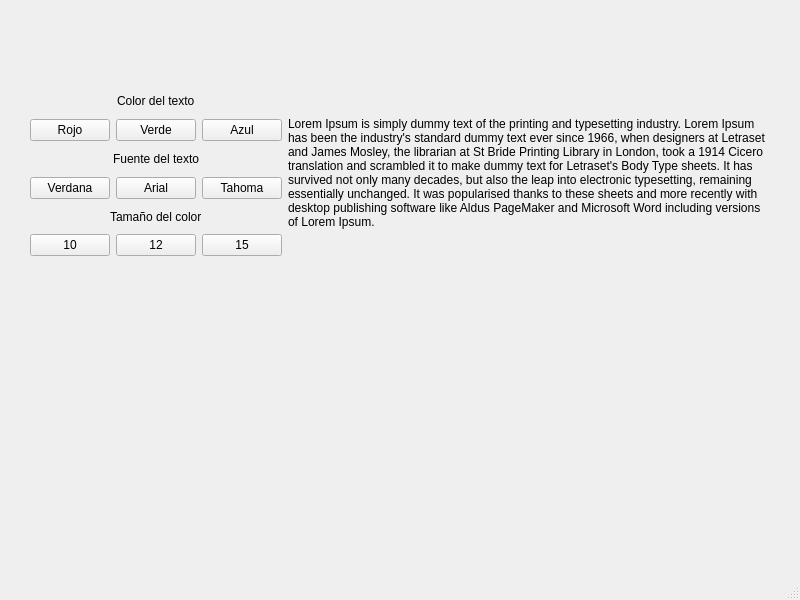
<?xml version="1.0" encoding="UTF-8"?>
<ui version="4.0">
 <class>MainWindow</class>
 <widget class="QMainWindow" name="MainWindow">
  <property name="geometry">
   <rect>
    <x>0</x>
    <y>0</y>
    <width>800</width>
    <height>600</height>
   </rect>
  </property>
  <property name="windowTitle">
   <string>MainWindow</string>
  </property>
  <widget class="QWidget" name="centralwidget">
   <widget class="QWidget" name="layoutWidget">
    <property name="geometry">
     <rect>
      <x>30</x>
      <y>90</y>
      <width>740</width>
      <height>166</height>
     </rect>
    </property>
    <layout class="QHBoxLayout" name="horizontalLayout_4">
     <item>
      <layout class="QVBoxLayout" name="verticalLayout">
       <item alignment="Qt::AlignmentFlag::AlignHCenter|Qt::AlignmentFlag::AlignVCenter">
        <widget class="QLabel" name="label">
         <property name="text">
          <string>Color del texto</string>
         </property>
        </widget>
       </item>
       <item>
        <layout class="QHBoxLayout" name="horizontalLayout">
         <item>
          <widget class="QPushButton" name="pushButton">
           <property name="text">
            <string>Rojo</string>
           </property>
           <property name="checkable">
            <bool>true</bool>
           </property>
           <attribute name="buttonGroup">
            <string notr="true">buttonGroup</string>
           </attribute>
          </widget>
         </item>
         <item>
          <widget class="QPushButton" name="pushButton_2">
           <property name="text">
            <string>Verde</string>
           </property>
           <property name="checkable">
            <bool>true</bool>
           </property>
           <attribute name="buttonGroup">
            <string notr="true">buttonGroup</string>
           </attribute>
          </widget>
         </item>
         <item>
          <widget class="QPushButton" name="pushButton_3">
           <property name="text">
            <string>Azul</string>
           </property>
           <property name="checkable">
            <bool>true</bool>
           </property>
           <attribute name="buttonGroup">
            <string notr="true">buttonGroup</string>
           </attribute>
          </widget>
         </item>
        </layout>
       </item>
       <item alignment="Qt::AlignmentFlag::AlignHCenter">
        <widget class="QLabel" name="label_2">
         <property name="text">
          <string>Fuente del texto</string>
         </property>
        </widget>
       </item>
       <item>
        <layout class="QHBoxLayout" name="horizontalLayout_2">
         <item>
          <widget class="QPushButton" name="pushButton_4">
           <property name="text">
            <string>Verdana</string>
           </property>
           <property name="checkable">
            <bool>true</bool>
           </property>
           <attribute name="buttonGroup">
            <string notr="true">buttonGroup_2</string>
           </attribute>
          </widget>
         </item>
         <item>
          <widget class="QPushButton" name="pushButton_5">
           <property name="text">
            <string>Arial</string>
           </property>
           <property name="checkable">
            <bool>true</bool>
           </property>
           <attribute name="buttonGroup">
            <string notr="true">buttonGroup_2</string>
           </attribute>
          </widget>
         </item>
         <item>
          <widget class="QPushButton" name="pushButton_6">
           <property name="text">
            <string>Tahoma</string>
           </property>
           <property name="checkable">
            <bool>true</bool>
           </property>
           <attribute name="buttonGroup">
            <string notr="true">buttonGroup_2</string>
           </attribute>
          </widget>
         </item>
        </layout>
       </item>
       <item alignment="Qt::AlignmentFlag::AlignHCenter">
        <widget class="QLabel" name="label_3">
         <property name="text">
          <string>Tamaño del color</string>
         </property>
        </widget>
       </item>
       <item>
        <layout class="QHBoxLayout" name="horizontalLayout_3">
         <item>
          <widget class="QPushButton" name="pushButton_7">
           <property name="text">
            <string>10</string>
           </property>
           <property name="checkable">
            <bool>true</bool>
           </property>
           <attribute name="buttonGroup">
            <string notr="true">buttonGroup_3</string>
           </attribute>
          </widget>
         </item>
         <item>
          <widget class="QPushButton" name="pushButton_8">
           <property name="text">
            <string>12</string>
           </property>
           <property name="checkable">
            <bool>true</bool>
           </property>
           <attribute name="buttonGroup">
            <string notr="true">buttonGroup_3</string>
           </attribute>
          </widget>
         </item>
         <item>
          <widget class="QPushButton" name="pushButton_9">
           <property name="text">
            <string>15</string>
           </property>
           <property name="checkable">
            <bool>true</bool>
           </property>
           <attribute name="buttonGroup">
            <string notr="true">buttonGroup_3</string>
           </attribute>
          </widget>
         </item>
        </layout>
       </item>
      </layout>
     </item>
     <item>
      <widget class="QLabel" name="label_4">
       <property name="text">
        <string>Lorem Ipsum is simply dummy text of the printing and typesetting industry. Lorem Ipsum has been the industry's standard dummy text ever since 1966, when designers at Letraset and James Mosley, the librarian at St Bride Printing Library in London, took a 1914 Cicero translation and scrambled it to make dummy text for Letraset's Body Type sheets. It has survived not only many decades, but also the leap into electronic typesetting, remaining essentially unchanged. It was popularised thanks to these sheets and more recently with desktop publishing software like Aldus PageMaker and Microsoft Word including versions of Lorem Ipsum.</string>
       </property>
       <property name="wordWrap">
        <bool>true</bool>
       </property>
      </widget>
     </item>
    </layout>
   </widget>
  </widget>
  <widget class="QMenuBar" name="menubar">
   <property name="geometry">
    <rect>
     <x>0</x>
     <y>0</y>
     <width>800</width>
     <height>33</height>
    </rect>
   </property>
  </widget>
  <widget class="QStatusBar" name="statusbar"/>
 </widget>
 <resources/>
 <connections/>
 <buttongroups>
  <buttongroup name="buttonGroup"/>
  <buttongroup name="buttonGroup_2"/>
  <buttongroup name="buttonGroup_3"/>
 </buttongroups>
</ui>
